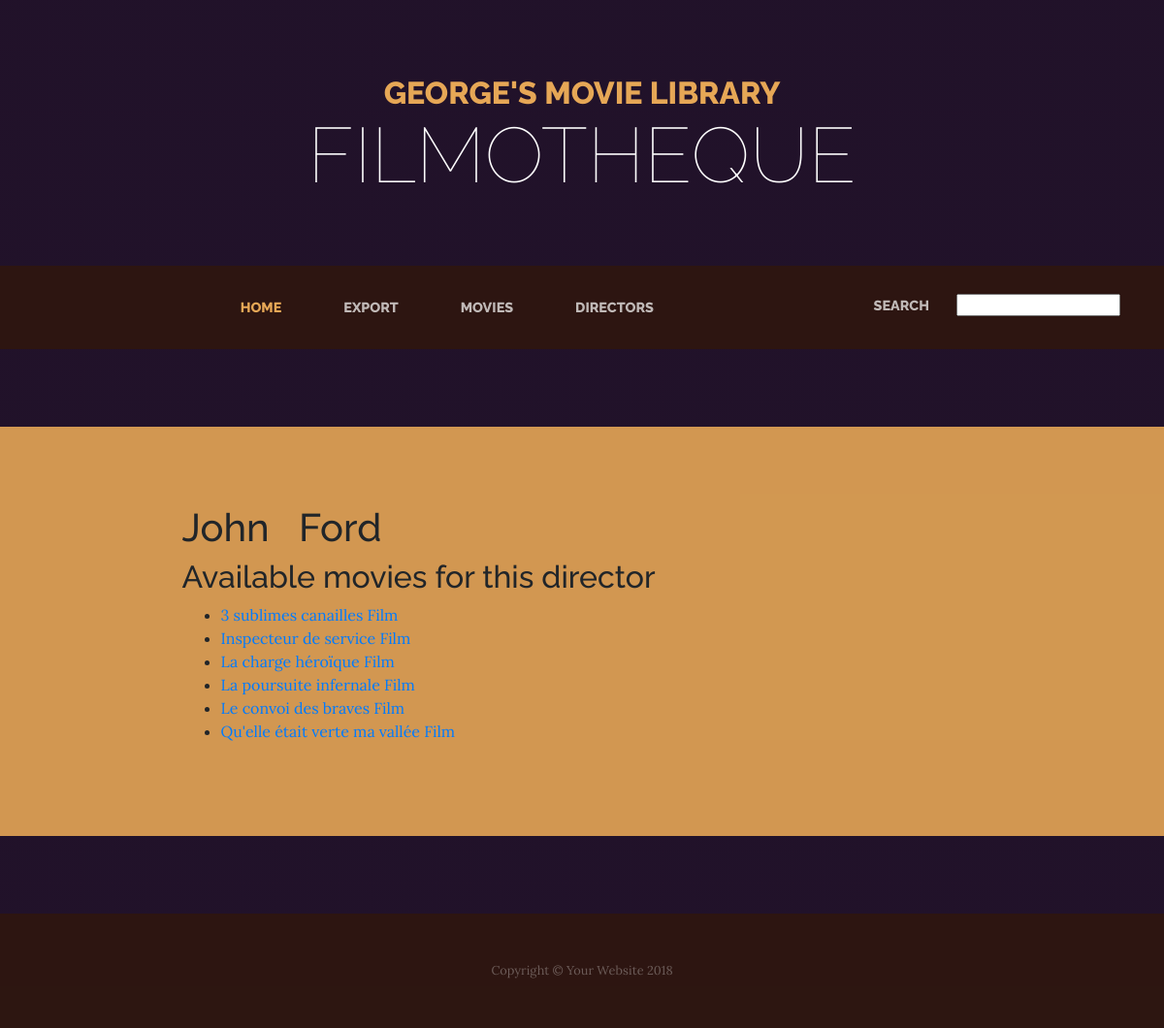
The app's page /moviedb/director/56 with its own data.
### moviedb/models.py (models this page shows, shortened)
class Director(models.Model):
    first_name=models.CharField(max_length=100)
    last_name=models.CharField(max_length=100)
    class Meta:
        ordering=['last_name','first_name']

class Movie(models.Model):
    director = models.ForeignKey(Director, on_delete=models.CASCADE)
    title=models.CharField(max_length=255)
    comment=models.CharField(max_length=255)
    class Meta:
        ordering=['title']

### moviedb/views.py (the view)
# urls.py: url(r'^director/(?P<director_id>[0-9]+)$', views.director_details, name='director_details'),
def director_details(request,director_id):
    director=Director.objects.get(pk=director_id)
    related_movies=Movie.objects.filter(director=director_id)
    context={'director':director, 'related_movies':related_movies}
    template= 'moviedb/director_details.html'
    return render(request, template, context)

### moviedb/templates/moviedb/director_details.html
{% extends 'moviedb/base.html' %}
{% block content %}
  <h1> {{director.first_name}} &nbsp; {{director.last_name}}</h1>
  <h2> Available movies for this director</h2>
  <ul>
  {% for m in related_movies %}
      <li>
      <a href="{% url 'moviedb:movie_details' movie_id=m.id %}">
        {{m.title}} {{m.comment}}
      </a>
      </li>
  {% endfor %}
{% endblock %}

### records on screen
Director: first_name "John", last_name "Ford"
Movie: title "3 sublimes canailles", comment "Film"
Movie: title "Inspecteur de service", comment "Film"
Movie: title "La charge héroïque", comment "Film"
Movie: title "La poursuite infernale", comment "Film"
Movie: title "Le convoi des braves", comment "Film"
Movie: title "Qu'elle était verte ma vallée", comment "Film"
